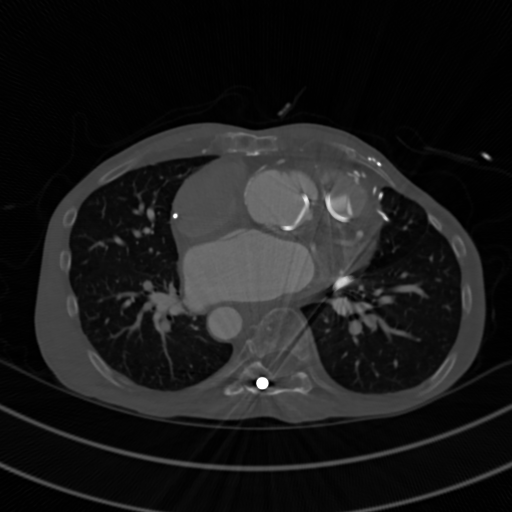
#> input picture imageinverse_input.png, 512 x 512 px, found by its file name
$ jupyter execute Image_Enhancement.ipynb
#> lines starting #> are read from the running program, lines starting #| are printed output that depends on the picture
[cell 1]
#Image Inverse
import cv2

# Opening the image.
im = cv2.imread('C:/Users/Kanni/Desktop/KCE-ECE-CVP-2023/Demo/Figures_IE/imageinverse_input.png')
#> im is the input picture: shape (512, 512, 3); min 0, max 255, mean 26.9
# Performing the inversion operation
im2 = 255 - im
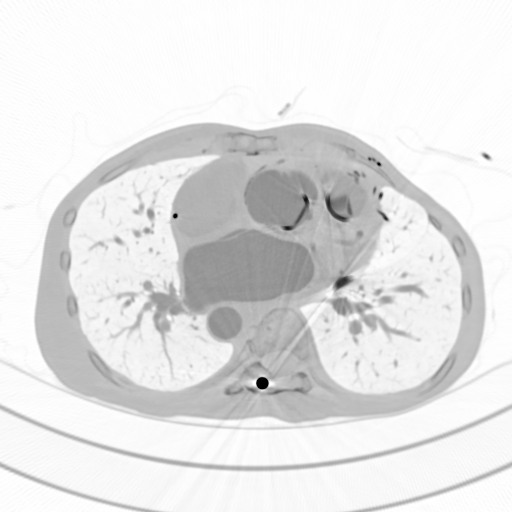
#> im2: shape (512, 512, 3); min 0, max 255, mean 228.1
# Saving the image as imageinverse_output.png in
# Figures folder.
cv2.imwrite('C:/Users/Kanni/Desktop/KCE-ECE-CVP-2023/Demo/Figures_IE/imageinverse_output.png', im2)
#> Out = True

[cell 2]
# Histogram Equalization
import cv2
import numpy as np
# Opening the image.
img1 = cv2.imread('C:/Users/Kanni/Desktop/KCE-ECE-CVP-2023/Demo/Figures_IE/hequalization_input.png')
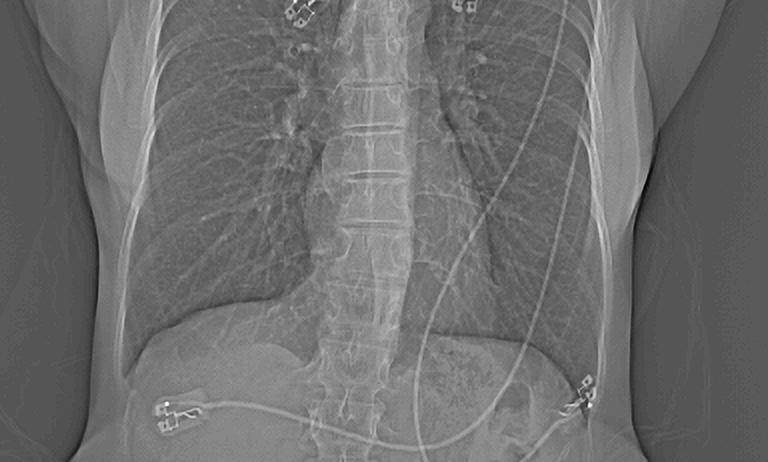
#> input picture hequalization_input.png, 768 x 462 px, found by its file name
#> img1 is the input picture: shape (462, 768, 3); mean B, G, R 109.9, 109.9, 109.9
# 2D array is converted to a 1D array.
fl = img1.flatten()
# Histogram and the bins of the image are computed.
hist,bins = np.histogram(img1,256,[0,255])
#> hist = 256 values, max 78203 at index 86, min 0 at index 233, mean 4158; bins = 257 values from 0 to 255
# cumulative distribution function is computed
cdf = hist.cumsum()
#> cdf = 256 values from 22 to 1064448
# Places where cdf=0 is masked or ignored and
# rest is stored in cdf_m.
cdf_m = np.ma.masked_equal(cdf,0)
# Histogram equalization is performed.
num_cdf_m = (cdf_m - cdf_m.min())*255
den_cdf_m = (cdf_m.max()-cdf_m.min())
#> den_cdf_m = 1064426
cdf_m = num_cdf_m/den_cdf_m
# The masked places in cdf_m are now 0.
cdf = np.ma.filled(cdf_m,0).astype('uint8')
#> cdf = 256 values from 0 to 255
# cdf values are assigned in the flattened array.
im2 = cdf[fl]
# im2 is 1D so we use reshape command to.
#  make it into 2D.
im3 = np.reshape(im2,img1.shape)
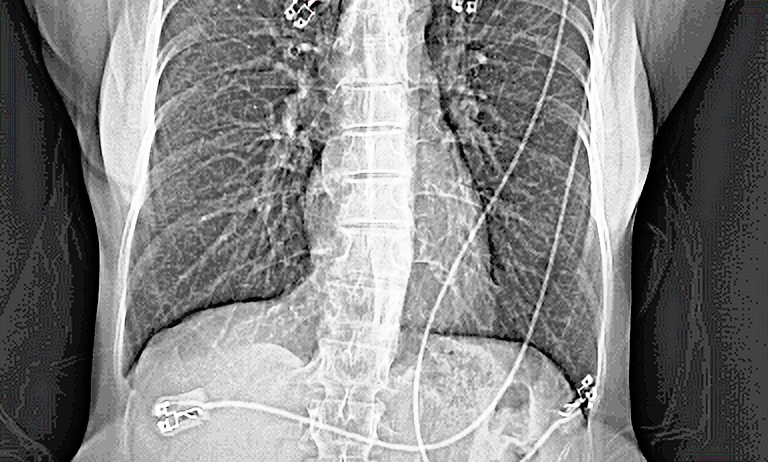
#> im3: shape (462, 768, 3); mean B, G, R 129.4, 129.2, 129.2
# Saving im3 as hequalization_output.png
# in Figures folder
cv2.imwrite('C:/Users/Kanni/Desktop/KCE-ECE-CVP-2023/Demo/Figures_IE/hequalization_output.png', im3)
#> Out = True

[cell 3]
# Log Transform

import cv2
import numpy, math

# Opening the image.
a = cv2.imread('C:/Users/Kanni/Desktop/KCE-ECE-CVP-2023/Demo/Figures_IE/bse.png')
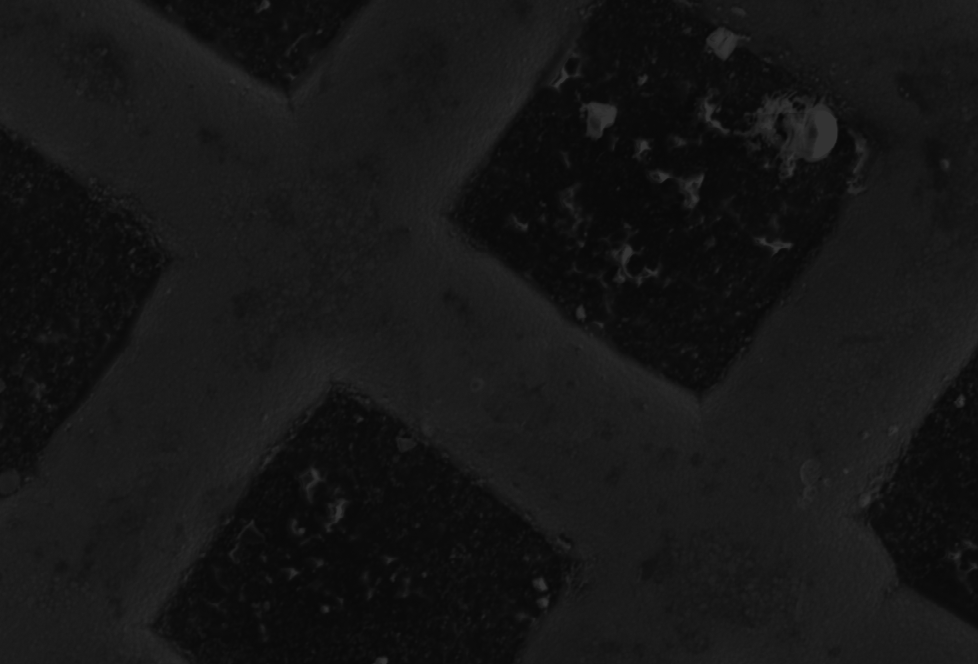
#> input picture bse.png, 978 x 664 px, found by its file name
#> a is the input picture: shape (664, 978, 3); min 7, max 51, mean 22.1
# a is converted to type float.
b1 = a.astype(float)
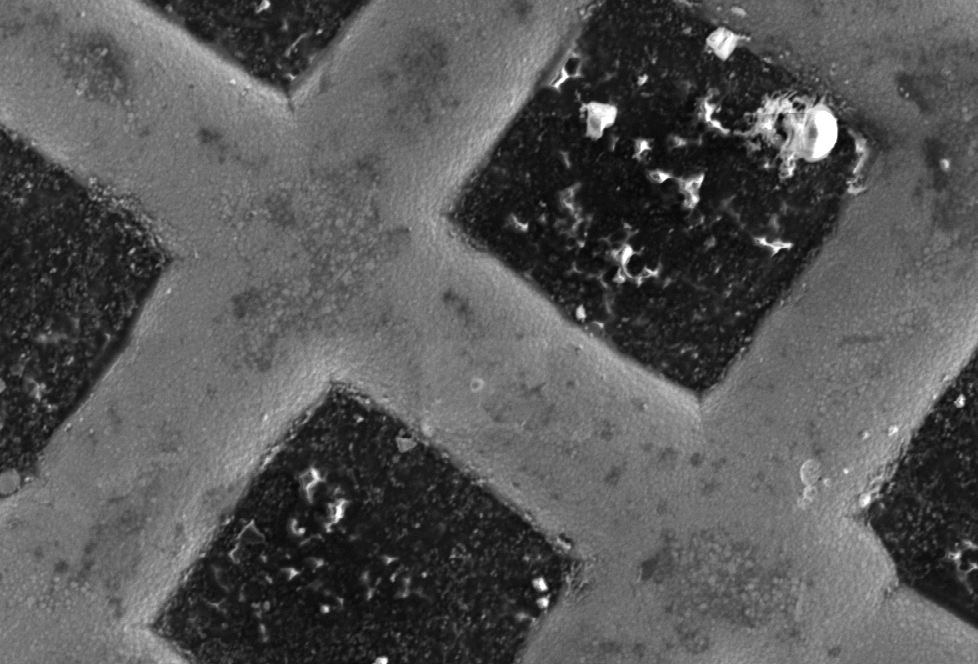
#> b1: shape (664, 978, 3) float64; min 7, max 51, mean 22.1; drawn with min black and max white
# Maximum value in b1 is determined.
b2 = numpy.max(b1)
#> b2 = 51
# Performing the log transformation.
c = (255.0*numpy.log(1+b1))/numpy.log(1+b2)
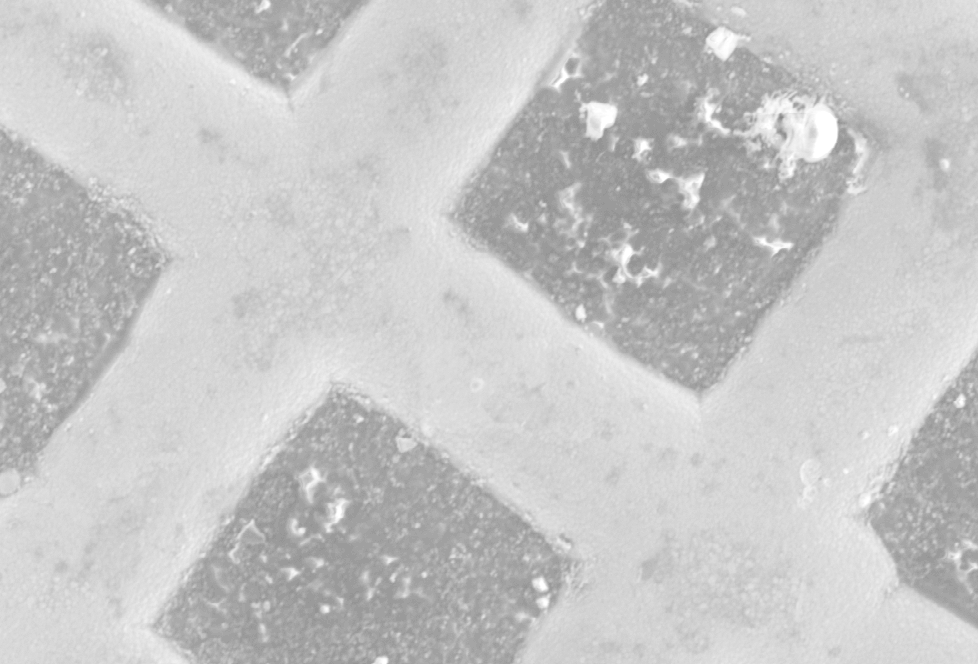
#> c: shape (664, 978, 3) float64; min 134.2, max 255, mean 199
# c is converted to type int.
c1 = c.astype(int)
# Saving c1 as logtransform_output.png.
cv2.imwrite('C:/Users/Kanni/Desktop/KCE-ECE-CVP-2023/Demo/Figures_IE/logtransform_output.png', c1)
#> Out = True

[cell 4]
# Gamma correction
import cv2
import matplotlib.pyplot as plt
import numpy as np

# Opening the image.
a = cv2.imread('C:/Users/Kanni/Desktop/KCE-ECE-CVP-2023/Demo/Figures_IE/angiogram1.png')
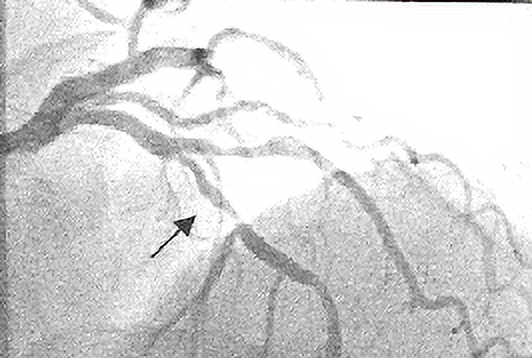
#> input picture angiogram1.png, 532 x 358 px, found by its file name
#> a is the input picture: shape (358, 532, 3); mean B, G, R 215.5, 215.5, 215.5
# gamma is initialized.
gamma = 0.5
# b is converted to type float.
b1 = a.astype(float)
#> b1: shape (358, 532, 3) float64
# Maximum value in b1 is determined.
b3 = np.max(b1)
#> b3 = 255
# b1 is normalized
b2 = b1/b3
# gamma-correction exponent is computed.
b4 = np.log(b2)*gamma
#> b4: shape (358, 532, 3) float64; 0.04% of the values are NaN or infinite; the others: min -2.77, max 0, mean -0.0936
# gamma-correction is performed.
c = np.exp(b4)*255.0
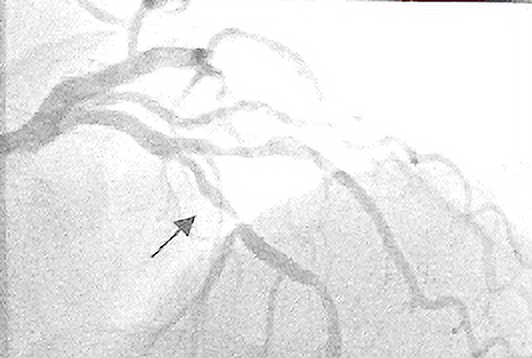
#> c: shape (358, 532, 3) float64; mean B, G, R 233.3, 233.3, 233.4
# c is converted to type int.
c1 = c.astype(int)
#> c1: shape (358, 532, 3) int64
# Displaying c1
plt.imshow(c1)
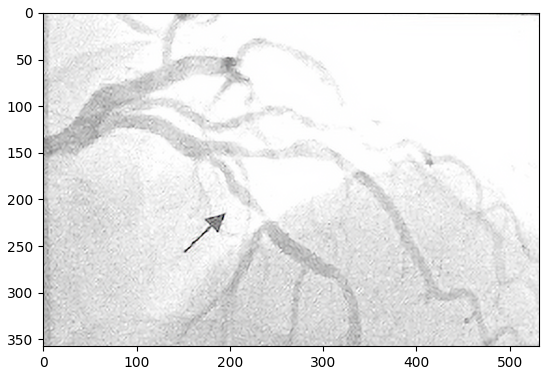
#> figure drawn by matplotlib, 1 panel; B, G, R data is drawn as R, G, B

[cell 5]
# Sigmoid Correction

import cv2
from skimage.exposure import adjust_sigmoid

# Reading the image.
img1 = cv2.imread('C:/Users/Kanni/Desktop/KCE-ECE-CVP-2023/Demo/Figures_IE/hequalization_input.png')
# Applying Sigmoid correction.
img2 =  adjust_sigmoid(img1, gain=15)
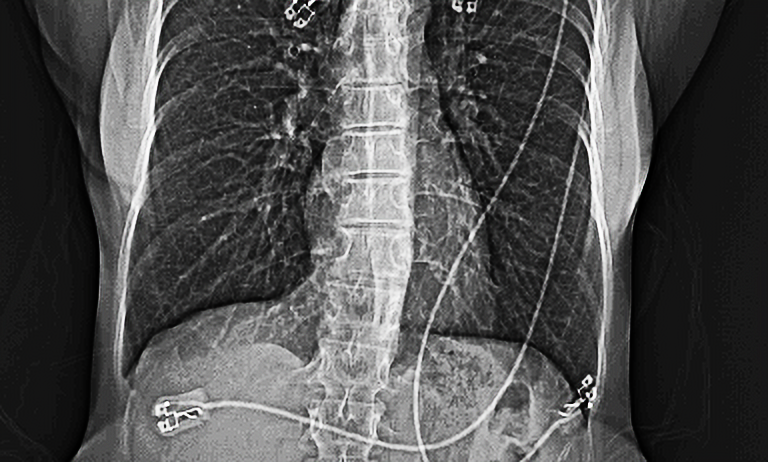
#> img2: shape (462, 768, 3); mean B, G, R 79.6, 79.6, 79.6
# Saving img2.
cv2.imwrite('C:/Users/Kanni/Desktop/KCE-ECE-CVP-2023/Demo/Figures_IE/sigmoid_output.png', img2)
#> Out = True

[cell 6]
# Contrast Stretching
import cv2

# Opening the image.
im = cv2.imread('C:/Users/Kanni/Desktop/KCE-ECE-CVP-2023/Demo/Figures_IE/hequalization_input.png')
# Finding the maximum and minimum pixel values
b = im.max()
#> b = 255
a = im.min()
#> a = 0
print(a,b)
#| 0 255
# Converting im1 to float.
c = im.astype(float)
#> c: shape (462, 768, 3) float64
# Contrast stretching transformation.
im1 = 255.0*(c-a)/(b-a+0.0000001)
# Saving im2 as contrast_output.png in
# Figures folder
cv2.imwrite('C:/Users/Kanni/Desktop/KCE-ECE-CVP-2023/Demo/Figures_IE/contrast_output2.png', im1)
#> Out = True
